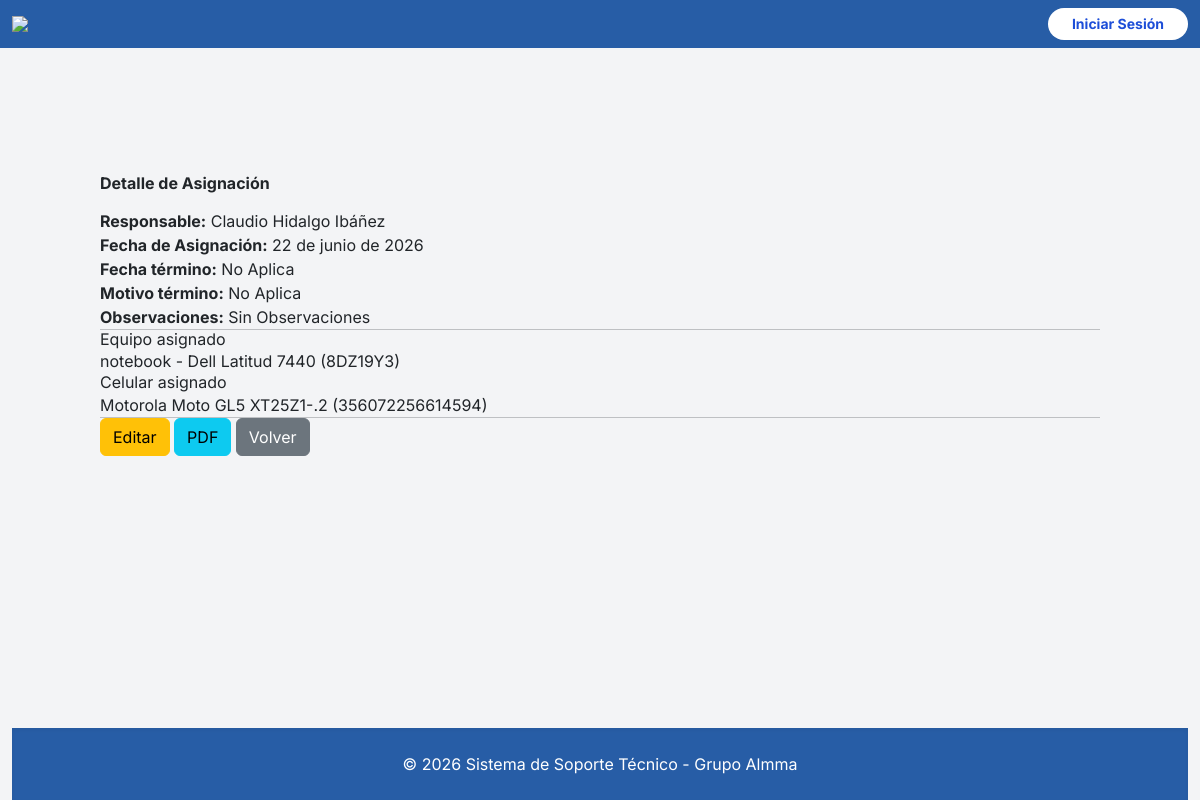
/inventario/asignaciones/ver/1/, run on the app's committed database.
### inventario_ti/models.py (models this page shows, shortened)
class HistorialAsignacion(models.Model):
    persona = models.ForeignKey(User, on_delete=models.CASCADE)
    equipo = models.ForeignKey(EquipoTI, on_delete=models.CASCADE, null=True, blank=True)
    celular = models.ForeignKey(CelularTI, on_delete=models.CASCADE, null=True, blank=True)
    licencia = models.ForeignKey(LicenciaTI, on_delete=models.CASCADE, null=True, blank=True)
    fecha_inicio = models.DateField()
    fecha_termino = models.DateField(blank=True, null=True)
    motivo_termino = models.CharField(
        max_length=50,
        choices=[
            ("despido", "Despido"),
            ("renuncia", "Renuncia"),
            ("falla", "Falla"),
            ("renovacion", "Renovación"),
            ("otro", "Otro"),
        ],
        blank=True,
        null=True
    )
    observaciones = models.TextField(blank=True, null=True)

class EquipoTI(models.Model):
    TIPOS = [
        ("notebook", "Notebook"),
        ("macbook", "MacBook"),
        ("workstation", "Estación de trabajo"),
        ("tablet", "Tablet"),
        ("lector_codigo", "Lector de código"),
        ("monitor", "Monitor"),
        ("proyector", "Proyector"),
    ]
    tipo_equipo = models.CharField(max_length=50, choices=TIPOS)
    marca = models.CharField(max_length=50)
    modelo = models.CharField(max_length=100)
    numero_serie = models.CharField(max_length=100, unique=True)
    cpu = models.CharField(max_length=100)
    ram_gb = models.IntegerField()
    tipo_disco = models.CharField(max_length=20, choices=[("HDD","HDD"),("SSD","SSD"),("M2","M.2")])
    capacidad_disco_gb = models.IntegerField()
    sistema_operativo = models.CharField(max_length=100)
    licencia_windows_key = models.CharField(max_length=200, blank=True, null=True)
    accesorios = models.CharField(max_length=250)
    estado_equipo = models.CharField(max_length=50, default="operativo")
    responsable_actual = models.ForeignKey(
        User,
        on_delete=models.SET_NULL,
        null=True,
        blank=True,
        related_name="equipos_asignados"
    )
    def __str__(self):
        return f"{self.tipo_equipo} - {self.marca} {self.modelo} ({self.numero_serie})"

class CelularTI(models.Model):
    marca = models.CharField(max_length=50)
    modelo = models.CharField(max_length=100)
    numero_serie = models.CharField(max_length=75, blank=True, null=True)
    imei1 = models.CharField(max_length=50)
    imei2 = models.CharField(max_length=50, blank=True, null=True)
    numero_sim1 = models.CharField(max_length=20, blank=True, null=True)
    numero_sim2 = models.CharField(max_length=20, blank=True, null=True)
    version_os = models.CharField(max_length=50)
    clave_bloqueo = models.CharField(max_length=20, blank=True, null=True)
    estado = models.CharField(max_length=50, default="operativo")
    responsable_actual = models.ForeignKey(
        User,
        on_delete=models.SET_NULL,
        null=True,
        blank=True,
        related_name="celulares_asignados"
    )
    def __str__(self):
        return f"{self.marca} {self.modelo} ({self.imei1})"

### inventario_ti/views.py (the view)
# urls.py: path("asignaciones/ver/<int:pk>/", ver_asignacion, name="ver_asignacion"),
def ver_asignacion(request, pk):
    asignacion = get_object_or_404(HistorialAsignacion, pk=pk)
    return render(request, "inventario_ti/ver_asignacion.html", {"asignacion": asignacion})

### gestion_tickets/context_processors.py (called while the page is built)
def contador_tickets(request):
    if request.user.is_authenticated:
        pendientes = Ticket.objects.filter(estado='abierto').count()
    else:
        pendientes = 0
    return {'tickets_pendientes': pendientes}

### inventario_ti/templates/inventario_ti/ver_asignacion.html (shortened to what this page needs)
{% extends "base/base.html" %}
{% load static %}
{% block content %}
<div class="container mt-4">
    <h3 class="fw-bold mb-3">Detalle de Asignación</h3>
    <p><strong>Responsable:</strong> {{ asignacion.persona }} {{asignacion.persona.last_name}}</p>
    <p><strong>Fecha de Asignación:</strong> {{ asignacion.fecha_inicio }}</p>
    <p><strong>Fecha término:</strong> {{ asignacion.fecha_termino|default:"No Aplica" }}</p>
    <p><strong>Motivo término:</strong> {{ asignacion.motivo_termino|default:"No Aplica" }}</p>
    <p><strong>Observaciones:</strong> {{ asignacion.observaciones|default:"Sin Observaciones" }}</p>
    <hr>
    {% if asignacion.equipo %}
        <h5>Equipo asignado</h5>
        <p>{{ asignacion.equipo }}</p>
    {% endif %}
    {% if asignacion.celular %}
        <h5>Celular asignado</h5>
        <p>{{ asignacion.celular }}</p>
    {% endif %}
    <hr>
    <a href="{% url 'editar_asignacion' asignacion.id %}" class="btn btn-warning">Editar</a>
    <a href="{% url 'generar_documento_entrega' asignacion.persona.id %}" class="btn btn-info">PDF</a>
    <a href="{% url 'listar_asignaciones' %}" class="btn btn-secondary">Volver</a>
</div>
{% endblock %}

### gestion_tickets/templates/base/base.html (style rules this page uses)
body { font-family: 'Inter', sans-serif; background-color: #f3f4f6; }

### data on the page
HistorialAsignacion: persona "Claudio", persona.last_name "Hidalgo Ibáñez", fecha_inicio "22 de junio de 2026", fecha_termino "No Aplica", motivo_termino "No Aplica", observaciones "Sin Observaciones", equipo "notebook - Dell Latitud 7440 (8DZ19Y3)", celular "Motorola Moto GL5 XT25Z1-.2 (356072256614594)"
